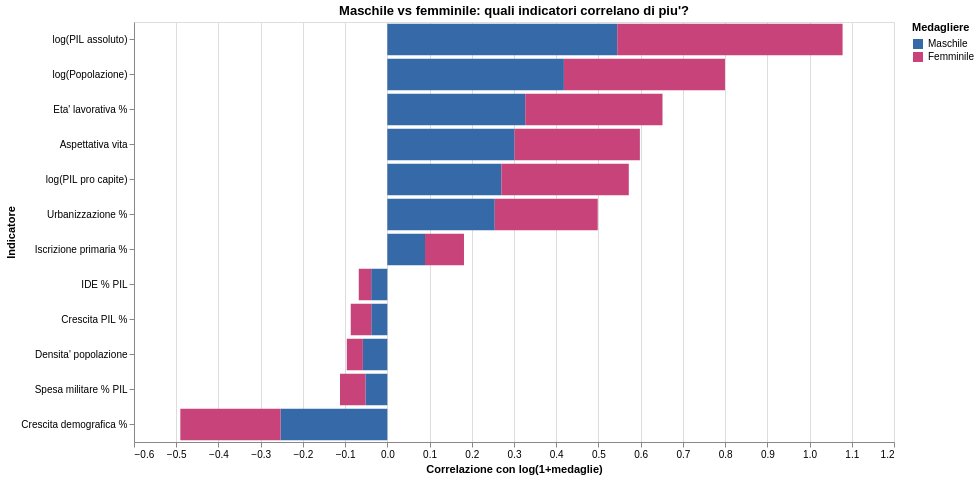

Source (notebook cell):
### Code cell
sex_corr = corr_df.loc[
    corr_df["target"].isin(["log(1+medaglie maschili)", "log(1+medaglie femminili)"])
].copy()
sex_corr["target"] = sex_corr["target"].map({
    "log(1+medaglie maschili)": "Maschile",
    "log(1+medaglie femminili)": "Femminile",
})

corr_bars = (
    alt.Chart(sex_corr)
    .mark_bar()
    .encode(
        y=alt.Y("indicatore:N", title="Indicatore", sort="-x"),
        x=alt.X("correlazione:Q", title="Correlazione con log(1+medaglie)"),
        color=alt.Color("target:N", title="Medagliere", scale=alt.Scale(domain=["Maschile", "Femminile"], range=["#3569a8", "#c7437a"])),
        tooltip=[
            alt.Tooltip("indicatore:N", title="Indicatore"),
            alt.Tooltip("target:N", title="Medagliere"),
            alt.Tooltip("correlazione:Q", title="r", format=".3f"),
            alt.Tooltip("n:Q", title="n", format=",.0f"),
        ],
    )
    .properties(width=760, height=420, title="Maschile vs femminile: quali indicatori correlano di piu'?")
)

corr_bars

### Figure 1 — Vega-Lite specification as saved in the notebook (floating-point values rounded to 4 significant figures)
{"config": {"view": {"continuousWidth": 300, "continuousHeight": 300}}, "data": {"name": "data-60c6a514c8a17f4a3d753b0f0ef954e5"}, "mark": {"type": "bar"}, "encoding": {"color": {"field": "target", "scale": {"domain": ["Maschile", "Femminile"], "range": ["#3569a8", "#c7437a"]}, "title": "Medagliere", "type": "nominal"}, "tooltip": [{"field": "indicatore", "title": "Indicatore", "type": "nominal"}, {"field": "target", "title": "Medagliere", "type": "nominal"}, {"field": "correlazione", "format": ".3f", "title": "r", "type": "quantitative"}, {"field": "n", "format": ",.0f", "title": "n", "type": "quantitative"}], "x": {"field": "correlazione", "title": "Correlazione con log(1+medaglie)", "type": "quantitative"}, "y": {"field": "indicatore", "sort": "-x", "title": "Indicatore", "type": "nominal"}}, "height": 420, "title": "Maschile vs femminile: quali indicatori correlano di piu'?", "width": 760, "$schema": "https://vega.github.io/schema/vega-lite/v6.4.1.json", "datasets": {"data-60c6a514c8a17f4a3d753b0f0ef954e5": [{"indicatore": "log(PIL assoluto)", "target": "Maschile", "correlazione": 0.5446, "n": 2628}, {"indicatore": "log(PIL assoluto)", "target": "Femminile", "correlazione": 0.5337, "n": 2628}, {"indicatore": "log(PIL pro capite)", "target": "Maschile", "correlazione": 0.2701, "n": 2628}, {"indicatore": "log(PIL pro capite)", "target": "Femminile", "correlazione": 0.3018, "n": 2628}, {"indicatore": "log(Popolazione)", "target": "Maschile", "correlazione": 0.4182, "n": 3083}, {"indicatore": "log(Popolazione)", "target": "Femminile", "correlazione": 0.3815, "n": 3083}, {"indicatore": "Densita' popolazione", "target": "Maschile", "correlazione": -0.0579, "n": 2810}, {"indicatore": "Densita' popolazione", "target": "Femminile", "correlazione": -0.03809, "n": 2810}, {"indicatore": "Urbanizzazione %", "target": "Maschile", "correlazione": 0.2544, "n": 3090}, {"indicatore": "Urbanizzazione %", "target": "Femminile", "correlazione": 0.244, "n": 3090}, {"indicatore": "Aspettativa vita", "target": "Maschile", "correlazione": 0.3012, "n": 3083}, {"indicatore": "Aspettativa vita", "target": "Femminile", "correlazione": 0.2969, "n": 3083}, {"indicatore": "Iscrizione primaria %", "target": "Maschile", "correlazione": 0.0892, "n": 1946}, {"indicatore": "Iscrizione primaria %", "target": "Femminile", "correlazione": 0.09233, "n": 1946}, {"indicatore": "Eta' lavorativa %", "target": "Maschile", "correlazione": 0.3266, "n": 3090}, {"indicatore": "Eta' lavorativa %", "target": "Femminile", "correlazione": 0.3251, "n": 3090}, {"indicatore": "Crescita demografica %", "target": "Maschile", "correlazione": -0.2529, "n": 3083}, {"indicatore": "Crescita demografica %", "target": "Femminile", "correlazione": -0.2374, "n": 3083}, {"indicatore": "Crescita PIL %", "target": "Maschile", "correlazione": -0.038, "n": 2598}, {"indicatore": "Crescita PIL %", "target": "Femminile", "correlazione": -0.04867, "n": 2598}, {"indicatore": "Spesa militare % PIL", "target": "Maschile", "correlazione": -0.05184, "n": 1869}, {"indicatore": "Spesa militare % PIL", "target": "Femminile", "correlazione": -0.06021, "n": 1869}, {"indicatore": "IDE % PIL", "target": "Maschile", "correlazione": -0.03823, "n": 2151}, {"indicatore": "IDE % PIL", "target": "Femminile", "correlazione": -0.02943, "n": 2151}]}}
